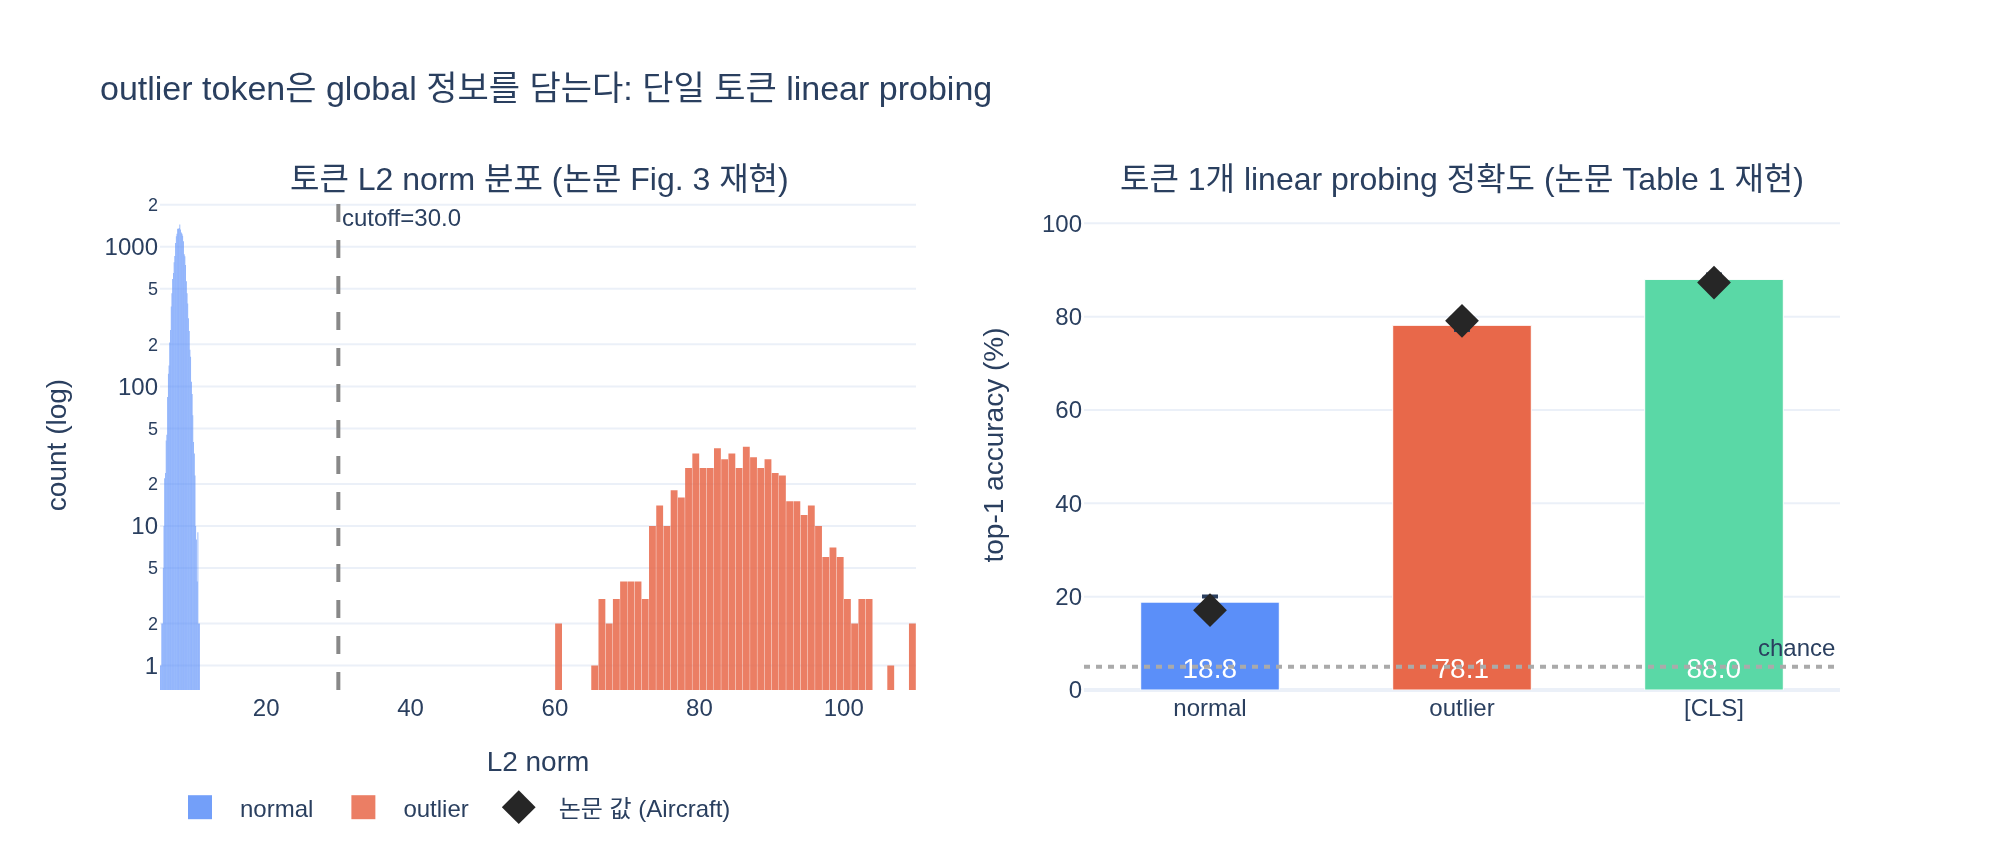

Python code for this plot:
# %% [markdown]
# # outlier token이 global 정보를 담고 있음을 보이는 실험 (합성 데이터 재현)
#
# 논문: *Vision Transformers Need Registers* (Darcet et al., ICLR 2024), Sec. 2.1 "Artifacts hold global information", Table 1 / Appendix G Table 6.
#
# **논문의 프로토콜**
#
# 1. 분류 데이터셋의 각 이미지를 DINOv2-g에 통과시켜 patch embedding을 뽑는다.
# 2. 그 중 **단 하나의 토큰**을 무작위로 고른다. 이때 `norm > 150`이면 high-norm(outlier), 아니면 normal.
# 3. 그 토큰 하나를 **이미지 표현**으로 삼아 로지스틱 회귀 분류기를 학습하고 정확도를 잰다.
# 4. 비교군으로 `[CLS]` 토큰으로도 같은 분류기를 학습한다.
#
# 결과(Aircraft): normal **17.1** / outlier **79.1** / `[CLS]` **87.3**.
# 단일 패치 토큰인데도 outlier 쪽이 `[CLS]`에 육박한다 → outlier 토큰이 이미지 전역(global) 정보를 들고 있다.
#
# 이 스크립트는 실제 DINOv2 가중치 없이, 위 논리 구조만 갖는 **토이 데이터셋**으로 같은 패턴을 재현한다.
#
# 의존성 / 실행 인터프리터:
# `/home/sungwoo/miniforge3/envs/trellis/bin/python`  (numpy 1.26, scikit-learn 1.7, plotly 6.9, kaleido)

# %%
import os

import numpy as np
import plotly.graph_objects as go
from plotly.subplots import make_subplots
from sklearn.linear_model import LogisticRegression


def _show(fig):
    try:
        from IPython import get_ipython

        if get_ipython() is not None:  # VSCode 셀/Jupyter에서만 렌더링
            fig.show()
    except ImportError:
        pass


HERE = os.path.dirname(os.path.abspath(__file__)) if "__file__" in globals() else "."
print("numpy", np.__version__)
# 출력: numpy 1.26.4

# %% [markdown]
# ## 1. 토이 생성 모델
#
# 클래스 $c$마다 단위 벡터 global 신호 $g_c \in \mathbb{R}^D$ 를 하나씩 둔다.
# 이미지 하나는 $P$개의 patch 토큰으로 이루어지고, 각 토큰은
#
# $$t_i = s_i\,\bigl(\kappa_i\, g_c + \eta_i\bigr),\qquad \eta_i \sim \mathcal{N}(0,\, I_D)$$
#
# 로 만든다. $\eta_i$는 패치별 국소 정보/noise(기대 norm $\approx \sqrt{D} = 8$)이고,
# $\kappa_i$는 그 토큰에 **global 신호가 얼마나 실려 있는지**를 정한다.
#
# | 토큰 종류 | $\kappa$ | 스케일 $s$ | 의미 |
# |---|---|---|---|
# | normal patch | $1.05$ | $1$ | 국소 정보 위주, 클래스 정보 희박 |
# | outlier patch | $3.10$ | $10$ | 국소 정보를 버리고 global 정보를 적재, norm이 ~10배 |
# | `[CLS]` | $3.60$ | $1$ | 설계상 global 요약 |
#
# 논문 Fig. 3의 "대부분 norm 0~100, 2.37%만 매우 큰 norm" 을 흉내내기 위해
# outlier 비율은 $\approx 2.4\%$, 스케일은 10배로 잡았다.
# 주의: 로지스틱 회귀는 (정규화만 맞추면) 스케일에 거의 불변하므로,
# **정확도 차이를 만드는 것은 norm 자체가 아니라 $\kappa$ = global 신호 대 국소 noise 비(SNR)** 다.

# %%
D = 64  # 토큰 차원
N_CLASSES = 20  # 클래스 수 (chance = 5%)
P = 128  # 이미지당 patch 토큰 수
OUTLIER_RATIO = 0.024  # 논문의 2.37%와 비슷하게

KAPPA = {"normal": 1.05, "outlier": 3.10, "cls": 3.60}
SCALE = {"normal": 1.0, "outlier": 10.0, "cls": 1.0}

N_TRAIN, N_TEST = 3000, 1500


def make_class_signals(rng):
    g = rng.normal(size=(N_CLASSES, D))
    return g / np.linalg.norm(g, axis=1, keepdims=True)  # 클래스별 단위 global 벡터


def make_tokens(kind, labels, g, rng):
    """labels(=클래스 인덱스) 각각에 대해 지정한 종류의 토큰 1개씩 생성."""
    n = len(labels)
    noise = rng.normal(size=(n, D))
    return SCALE[kind] * (KAPPA[kind] * g[labels] + noise)


rng = np.random.default_rng(0)
g = make_class_signals(rng)
labels = rng.integers(0, N_CLASSES, size=8)
print(np.round(np.linalg.norm(make_tokens("normal", labels, g, rng), axis=1), 2))
print(np.round(np.linalg.norm(make_tokens("outlier", labels, g, rng), axis=1), 2))
# 출력: [8.39 8.83 8.09 6.59 8.03 9.13 8.89 7.59]
# 출력: [83.18 86.37 81.22 93.77 85.04 86.95 88.87 84.24]

# %% [markdown]
# ## 2. norm 분포가 bimodal 한지 확인 (논문 Fig. 3 오른쪽)
#
# 이미지 몇 장 분량의 토큰을 전부 만들어 $L_2$ norm 히스토그램을 그려 본다.
# 실제 DINOv2처럼 "대부분 낮은 norm + 소수의 매우 큰 norm" 두 봉우리가 나오고,
# 그 사이 어딘가에 컷오프(논문에선 150)를 그으면 outlier를 기계적으로 골라낼 수 있다.

# %%
def make_image_bank(n_images, rng):
    """이미지별 전체 토큰과 outlier 마스크를 생성."""
    labels = rng.integers(0, N_CLASSES, size=n_images)
    n_out = max(1, int(round(P * OUTLIER_RATIO)))
    tokens = np.empty((n_images, P, D), dtype=np.float64)
    is_out = np.zeros((n_images, P), dtype=bool)
    for i, c in enumerate(labels):
        idx = rng.choice(P, size=n_out, replace=False)
        is_out[i, idx] = True
        lab = np.full(P, c)
        tok = make_tokens("normal", lab, g, rng)
        tok[idx] = make_tokens("outlier", lab[idx], g, rng)
        tokens[i] = tok
    return tokens, is_out, labels


bank_tokens, bank_is_out, _ = make_image_bank(200, np.random.default_rng(1))
norms = np.linalg.norm(bank_tokens, axis=-1).ravel()
flag = bank_is_out.ravel()
CUTOFF = 30.0  # 두 봉우리 사이 (논문의 150에 해당하는 hand-picked 값)
print(f"outlier 비율: {flag.mean():.4f}")
print(f"norm > {CUTOFF} 비율: {(norms > CUTOFF).mean():.4f}")
print(f"normal  norm 평균 {norms[~flag].mean():.2f} / outlier norm 평균 {norms[flag].mean():.2f}")
# 출력: outlier 비율: 0.0234
# 출력: norm > 30.0 비율: 0.0234
# 출력: normal  norm 평균 8.03 / outlier norm 평균 85.03

# %% [markdown]
# ## 3. 핵심 실험: 토큰 1개 → 로지스틱 회귀
#
# 이미지마다 **랜덤 토큰 1개**를 뽑아 그것만으로 20-way 분류기를 학습한다.
# 세 조건을 비교한다.
#
# - `normal`: 무작위 normal patch 토큰 1개
# - `outlier`: 무작위 outlier patch 토큰 1개
# - `[CLS]`: global 신호 그 자체에 해당하는 토큰
#
# 랜덤 토큰 선택 자체가 분산을 만들기 때문에(논문 Appendix G),
# 시드를 바꿔 가며 여러 번 반복하고 평균 ± 표준편차를 본다.

# %%
def run_once(seed):
    r = np.random.default_rng(seed)
    y_tr = r.integers(0, N_CLASSES, size=N_TRAIN)
    y_te = r.integers(0, N_CLASSES, size=N_TEST)
    accs = {}
    for kind in ("normal", "outlier", "cls"):
        X_tr = make_tokens(kind, y_tr, g, r)
        X_te = make_tokens(kind, y_te, g, r)
        # 스케일 차이가 정규화 세기를 바꾸지 않도록 표준화(실제 linear probing과 동일한 관행)
        mu, sd = X_tr.mean(0), X_tr.std(0) + 1e-8
        clf = LogisticRegression(max_iter=2000, C=1.0)
        clf.fit((X_tr - mu) / sd, y_tr)
        accs[kind] = clf.score((X_te - mu) / sd, y_te) * 100
    return accs


SEEDS = [0, 1, 2, 3, 4]
runs = [run_once(s) for s in SEEDS]
res = {k: np.array([r[k] for r in runs]) for k in ("normal", "outlier", "cls")}
for k, v in res.items():
    print(f"{k:8s} {v.mean():5.1f} ± {v.std():.1f}")
# 출력: normal    18.8 ± 1.2
# 출력: outlier   78.1 ± 1.0
# 출력: cls       88.0 ± 1.0

# %% [markdown]
# 논문 Table 1(Aircraft 열)의 **normal 17.1 / outlier 79.1 / [CLS] 87.3** 과 같은 패턴이 나온다.
#
# - normal 토큰: chance(5%)보다는 낫지만 형편없다 → 국소 정보만 들고 있다.
# - outlier 토큰: **단일 패치인데도** `[CLS]`에 근접 → 이미지 전역 정보를 담고 있다.
# - 이 격차가 "artifacts hold global information" 주장의 근거다.

# %% [markdown]
# ## 4. 무엇이 정확도를 만드는가: norm이 아니라 SNR
#
# 흔한 오해는 "norm이 크니까 분류가 잘 되는 것 아니냐" 인데, 그렇지 않다.
# outlier 토큰의 스케일 $s$만 바꾸고 $\kappa$를 고정하면 정확도는 거의 변하지 않는다.
# 반대로 $\kappa$(global 신호 비중)를 바꾸면 정확도가 확 움직인다.

# %%
_orig_scale = SCALE["outlier"]
for s in (1.0, 10.0, 100.0):
    SCALE["outlier"] = s
    print(f"scale={s:6.1f}  acc={run_once(0)['outlier']:.1f}")
SCALE["outlier"] = _orig_scale
# 출력: scale=   1.0  acc=79.9
# 출력: scale=  10.0  acc=79.9
# 출력: scale= 100.0  acc=79.9

_orig_kappa = KAPPA["outlier"]
for kap in (1.05, 2.0, 3.10, 5.0):
    KAPPA["outlier"] = kap
    print(f"kappa={kap:4.2f}  acc={run_once(0)['outlier']:.1f}")
KAPPA["outlier"] = _orig_kappa
# 출력: kappa=1.05  acc=17.4
# 출력: kappa=2.00  acc=48.1
# 출력: kappa=3.10  acc=79.9
# 출력: kappa=5.00  acc=99.5

# %% [markdown]
# 즉 큰 norm은 **표지(marker)** 일 뿐이고, 실제로 정확도를 올리는 것은
# 그 토큰에 얼마나 많은 global 정보가 실렸는가다.
# 논문이 norm > 150 컷오프를 쓰는 이유도 "norm이 원인" 이라서가 아니라
# **outlier를 값싸게 식별하는 기준** 이기 때문이다.

# %% [markdown]
# ## 5. 뒷면: outlier는 국소 정보를 잃었다 (논문 Fig. 5b)
#
# 같은 토이 모델에 patch 위치 $p_i$ 성분을 넣어 보면, global 정보를 많이 실은 토큰일수록
# 위치 예측(=국소 정보) 정확도는 떨어진다. 논문의 position prediction top-1
# (normal 41.7 vs outlier 22.8)과 같은 방향이다.

# %%
POS = 16  # 위치 클래스 수 (4x4 격자라고 생각)
pos_basis = np.random.default_rng(7).normal(size=(POS, D))
pos_basis /= np.linalg.norm(pos_basis, axis=1, keepdims=True)

# 토큰 종류별로 "국소(위치) 성분을 얼마나 남겨 두는가". outlier는 이걸 버린 상태다.
LOCAL_W = {"normal": 1.60, "outlier": 1.05}


def run_position_probe(kind, seed=0):
    r = np.random.default_rng(seed)
    out = {}
    for split, n in (("tr", N_TRAIN), ("te", N_TEST)):
        y_cls = r.integers(0, N_CLASSES, size=n)
        y_pos = r.integers(0, POS, size=n)
        X = KAPPA[kind] * g[y_cls] + LOCAL_W[kind] * pos_basis[y_pos] + r.normal(size=(n, D))
        out[split] = (X, y_pos)
    clf = LogisticRegression(max_iter=2000).fit(*out["tr"])
    return clf.score(*out["te"]) * 100


for kind in ("normal", "outlier"):
    print(f"{kind:8s} position top-1 = {run_position_probe(kind):.1f}")
# 출력: normal   position top-1 = 41.9
# 출력: outlier  position top-1 = 21.7

# %% [markdown]
# ## 6. 시각화
#
# 왼쪽: 토큰 norm 분포(bimodal, 로그 y축) — outlier를 컷오프로 분리할 수 있다.
# 오른쪽: 토큰 1개짜리 linear probing 정확도(5 시드 평균 ± 표준편차)와 논문 Table 1(Aircraft) 값.

# %%
COLORS = {"normal": "#5B8FF9", "outlier": "#E8684A", "cls": "#5AD8A6"}

fig = make_subplots(
    rows=1,
    cols=2,
    subplot_titles=(
        "토큰 L2 norm 분포 (논문 Fig. 3 재현)",
        "토큰 1개 linear probing 정확도 (논문 Table 1 재현)",
    ),
)

fig.add_trace(
    go.Histogram(
        x=norms[~flag], name="normal", marker_color=COLORS["normal"], nbinsx=60, opacity=0.85
    ),
    row=1,
    col=1,
)
fig.add_trace(
    go.Histogram(
        x=norms[flag], name="outlier", marker_color=COLORS["outlier"], nbinsx=60, opacity=0.85
    ),
    row=1,
    col=1,
)
fig.add_vline(
    x=CUTOFF,
    line_dash="dash",
    line_color="#888",
    annotation_text=f"cutoff={CUTOFF}",
    row=1,
    col=1,
)

names = ["normal", "outlier", "[CLS]"]
keys = ["normal", "outlier", "cls"]
means = [res[k].mean() for k in keys]
stds = [res[k].std() for k in keys]
paper = [17.1, 79.1, 87.3]  # 논문 Table 1 / Table 6, Aircraft

fig.add_trace(
    go.Bar(
        x=names,
        y=means,
        error_y=dict(type="data", array=stds),
        name="toy 재현",
        marker_color=[COLORS[k] for k in keys],
        width=0.55,
        text=[f"{m:.1f}" for m in means],
        textposition="inside",
        insidetextanchor="start",
        textfont=dict(color="white", size=14),
        showlegend=False,
    ),
    row=1,
    col=2,
)
fig.add_trace(
    go.Scatter(
        x=names,
        y=paper,
        mode="markers",
        name="논문 값 (Aircraft)",
        marker=dict(symbol="diamond", size=13, color="#262626"),
    ),
    row=1,
    col=2,
)
fig.add_hline(
    y=100 / N_CLASSES, line_dash="dot", line_color="#aaa", annotation_text="chance", row=1, col=2
)

fig.update_xaxes(title_text="L2 norm", row=1, col=1)
fig.update_yaxes(title_text="count (log)", type="log", row=1, col=1)
fig.update_yaxes(title_text="top-1 accuracy (%)", range=[0, 105], row=1, col=2)
fig.update_layout(
    title="outlier token은 global 정보를 담는다: 단일 토큰 linear probing",
    barmode="overlay",
    bargap=0.05,
    template="plotly_white",
    width=1000,
    height=430,
    legend=dict(orientation="h", y=-0.18),
)

_show(fig)
fig.write_image(os.path.join(HERE, "expy.png"), scale=2)
print("saved:", os.path.join(HERE, "expy.png"))
# 출력: saved: /home/sungwoo/projects/swcho/dinov2/fm/papers/.fm/hints/bdb0bf5b-2396-4413-92b7-c5301cf59eff/expy.png

# %% [markdown]
# ## 정리
#
# - 실험 설계: DINOv2-g → patch embedding → **norm 기준으로 high-norm/normal 분류** →
#   이미지당 **랜덤 토큰 1개**를 표현으로 삼아 **로지스틱 회귀** 학습 → 정확도 비교.
# - 결과: outlier ≫ normal, 그리고 outlier ≈ `[CLS]`.
#   단일 패치 토큰이 이미지 전체를 알아맞힌다는 것은 그 토큰이 **global 정보를 적재**하고 있다는 뜻.
# - 반대편 증거(Fig. 5b): outlier는 위치 예측/픽셀 복원 성능이 낮다 → **국소 정보는 버렸다**.
# - 종합 해석: 큰 모델은 정보량이 적은(이웃과 중복된) 패치를 골라 그 토큰을 재활용해
#   global 정보를 저장·처리하는 **register**로 쓴다. 이것이 register 토큰을 명시적으로
#   추가하자는 제안의 근거가 된다.
